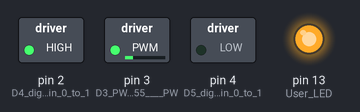
Simulated run of this sketch. Board: Arduino Uno, built with avr-gcc and run on an emulated ATmega328P. On the bench: switched loads named in the sketch (green lamp = pin HIGH), output pins drawn as LEDs (lit = HIGH).

Above: at 0.05 s.
At 1.95 s:
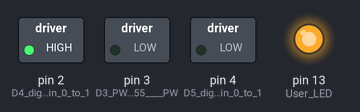
At 2.95 s:
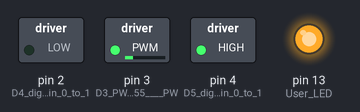
At 3.95 s:
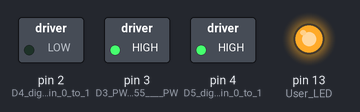
At 9.95 s:
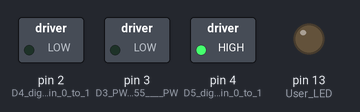
Timing chart, 0 to 13.0 s (numbered marks = the images above):
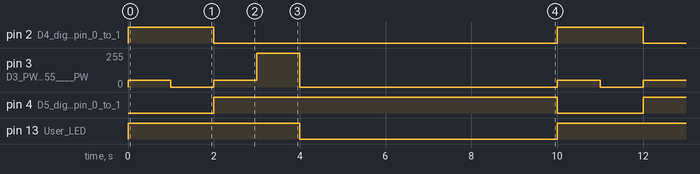

The sketch:

arduino-z-big-motor-driver.ino
```cpp
/*
 *   arduino-z-big-motor-driver.ino
 *
 * Motor Drivers take complex systems of transistors
 * making working with DC motors much easier.
 *
 *
 *
 *  By Jeremy Ellis twitter @rocksetta
 *  Webpage http://rocksetta.com
 *  Arduino High School Robotics Course at
 *  https://github.com/hpssjellis/arduino-high-school-robotics-course
 *
 *  Update Feb 9th, 2020
 *
 * Draw your circuit diagram first
 * This program will just tell you if  the connections are working
 * See https://www.pololu.com/product/1451 for assistance
 *
 *
 * Note: Check your board for the PWM pins.
 * On the Nano 33 IOT the PWM pins are: D3, D5, D6, D9, D10
 * For the Nano 33 BLE not sure if all digital pins can do PWM or just the above ones.
 * The Portenta H7 has 10 PWM pins not yet sure which ones.
 *
 *
 *
 * Note: The Big motor driver is a bit confusing since
 * it has a left and a right pin
 * For some motors if both pins are set it puts on a break
 * If neither pin is set it coasts, runs freely.
 * Does not work for all motors
 *
 */


#include <Arduino.h>  // only needed for https://platformio.org/


void setup() {
    pinMode(2, OUTPUT);            // D4 digital pin 0 to 1, Left for digitalWrite
    pinMode(3, OUTPUT);            // D3 PWM pin 0 to 255    PWM  for analogWrite
    pinMode(4, OUTPUT);            // D5 digital pin 0 to 1, Right for digitalWrite
    pinMode(LED_BUILTIN, OUTPUT);  // User LED

}


void loop() {

    digitalWrite(LED_BUILTIN, 1);    // D7 on

    digitalWrite(2, 1);              // set one direction
    digitalWrite(4, 0);              // set other direction

    analogWrite(3, 50);              // go medium
    delay(1000);

    analogWrite(3, 0);               // stop
    delay(1000);

    digitalWrite(2, 0);
    digitalWrite(4, 1);

    analogWrite(3, 50);
    delay(1000);

    analogWrite(3, 255);            // go full speed
    delay(1000);

    analogWrite(3, 0);              // stop
    digitalWrite(LED_BUILTIN, 0);   // D7 off
    delay(6000);                    // wait 6 seconds

}
```

Measured:
- by itself, pin 2 (D4_digital_pin_0_to_1): alternates HIGH for 2.0 s and LOW for 8.0 s
- by itself, pin 3 (D3_PWM_pin_0_to_255____PW): repeats every 10.0 s: 0/255 1.0 s, 50/255 1.0 s, 255/255 1.0 s, 0/255 6.0 s, 50/255 1.0 s
- by itself, pin 4 (D5_digital_pin_0_to_1): alternates HIGH for 8.0 s and LOW for 2.0 s
- by itself, pin 13 (User_LED): alternates HIGH for 4.0 s and LOW for 6.0 s
